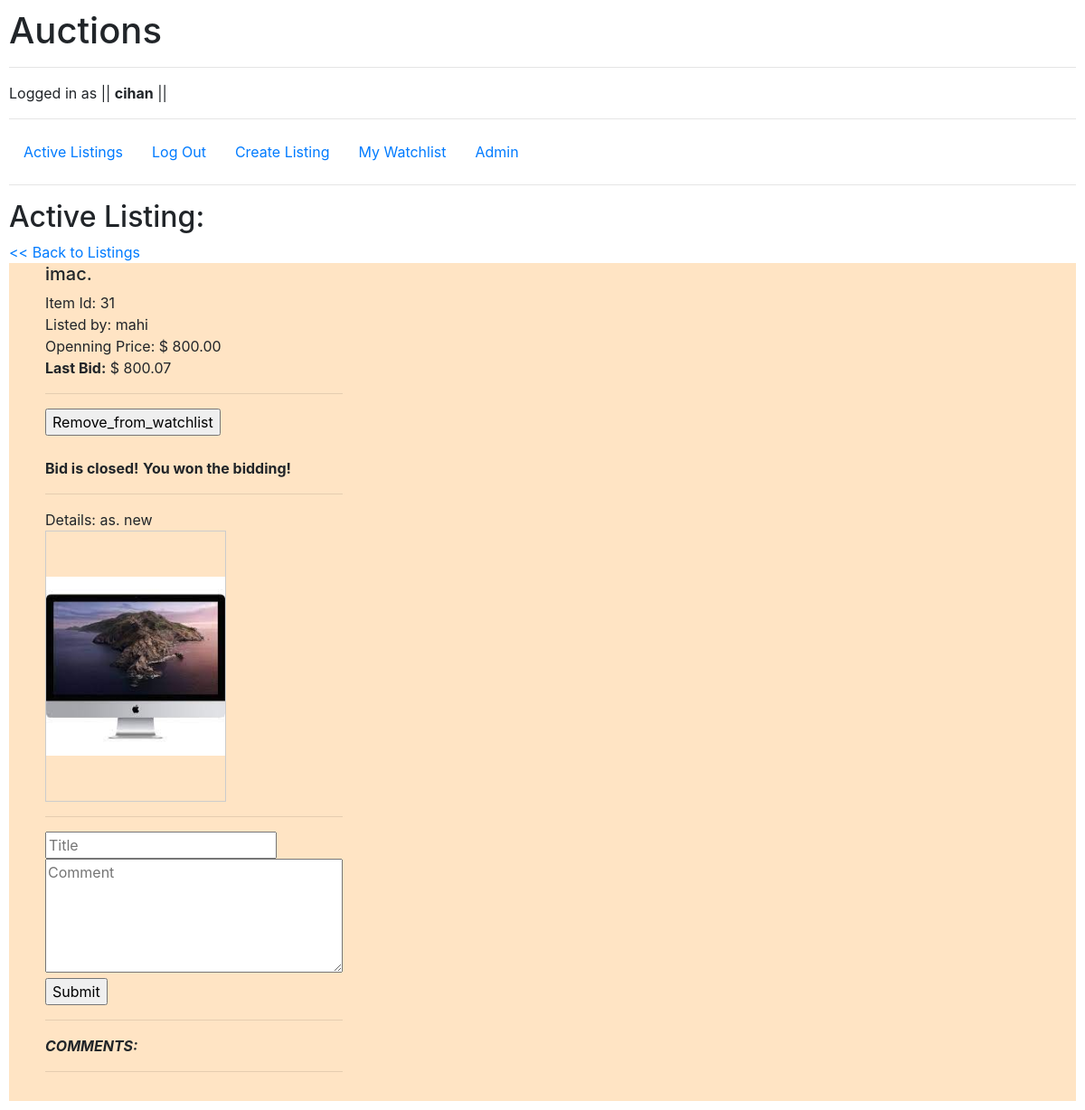
/item/31 (signed in), run on an earlier commit of the app's database.
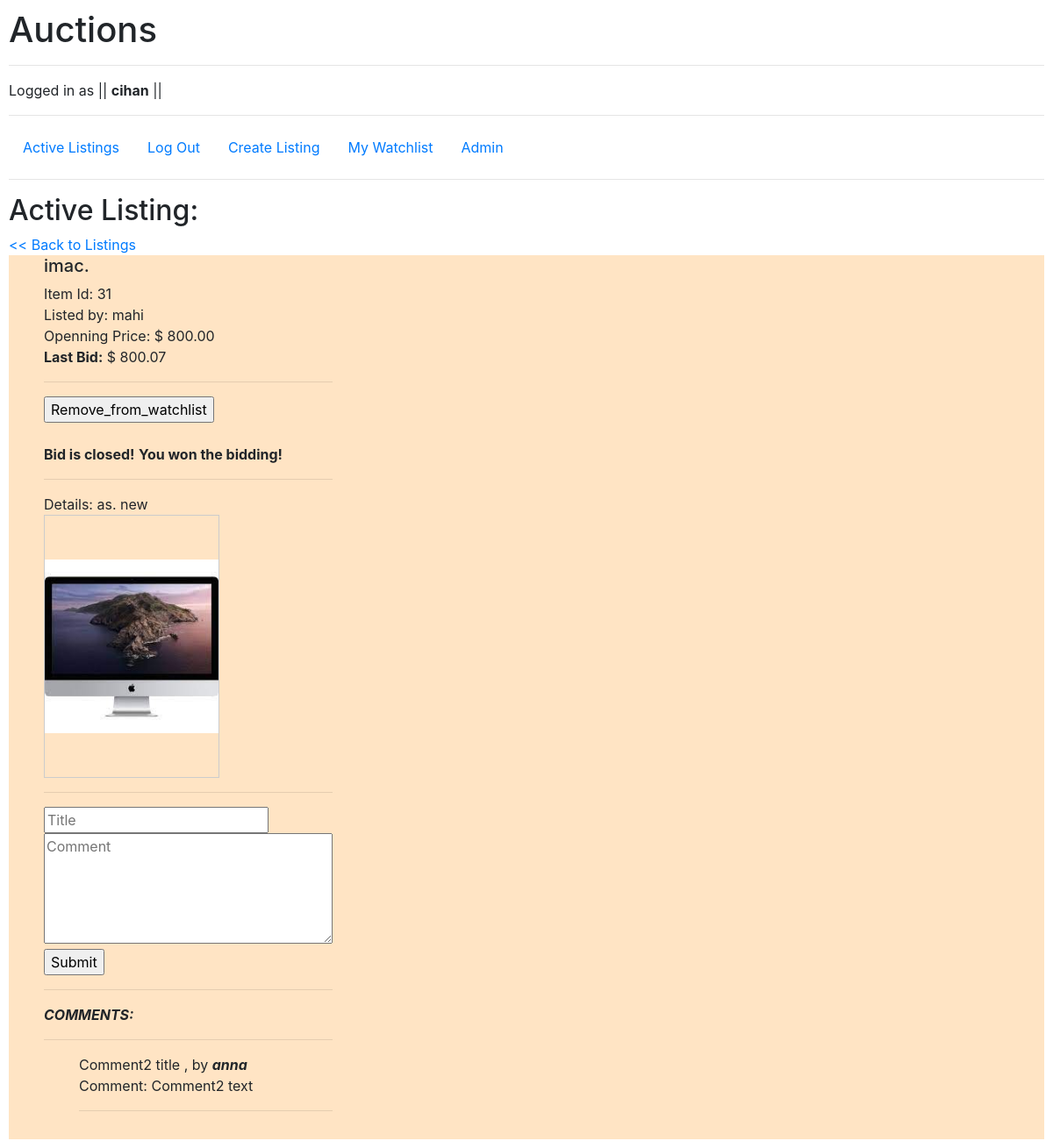
And on a later commit of the database.
### auctions/models.py (models this page shows, shortened)
class Comment(models.Model):
    title = models.CharField(max_length=32, blank=False)
    text = models.TextField(max_length=256,blank=False)
    date = models.DateTimeField(auto_now_add=True) ##You can adjust this one
    user = models.ForeignKey(User, on_delete=CASCADE)
    listing = models.ForeignKey(Listing, on_delete=CASCADE)

class User(AbstractUser):
    pass

### auctions/views.py (the view)
# urls.py: path("item/<int:item_id>",views.item_view, name="item"),
def item_view(request,item_id):
    item = get_object_or_404(Listing, pk=item_id)
    if item.watchlist.filter(id=request.user.id).exists():
        button_tag="Remove_from_watchlist"
    else:
        button_tag="Add_to_watchlist"
    try:
        comments = Comment.objects.filter(listing=item_id).order_by('-date')
    except ObjectDoesNotExist:
        comments = None
    try:
        bid = Bid.objects.filter(listing=item_id).latest('date')
        min_bid = float(bid.bid) + 0.01
    except ObjectDoesNotExist:
        bid = None
        min_bid = float(item.price) + 0.01
    if min_bid < item.price:
        min_bid = float(item.price) + 0.01
    return render(request,"auctions/item.html",{
        "name":item.item_name,
        "item_id":item.id,
        'price':item.price,
        'details':item.product_details,
        'listing_image': item.listing_image.url,
        'button_tag':button_tag,
        'bid':bid,
        'min_bid':min_bid,
        'item_user':item.user,
        'bid_closed':bid.closed,
        'comments':comments
    })

### auctions/templates/auctions/item.html (shortened to what this page needs)
{% extends "auctions/layout.html" %}
{% load crispy_forms_tags %}
{% block body %}
{% load static %}
<h2>Active Listing:</h2>
  <a href="{% url 'index' %}"><< Back to Listings </a>
<div class="listing_div" id="{{item_id}}">
    <ul>
    <h5>{{name}}.</h5>
    Item Id: {{item_id}} <br>
    Listed by: {{item_user}} <br>
    Openning Price: $ {{ price }} <br>
    <b>Last Bid:</b>  $ {{bid.bid}}
    <hr>
    {% if user.is_authenticated %}
        {% if user == item_user %}
            {%if bid and bid.closed == False %}
                <form method = 'POST' action="{% url 'close_bid_view' item_id=item_id %}">
                    {% csrf_token %}
                    <input type="submit" value="Close Bid">
                </form>
            {% elif bid and bid.closed == True %}
                <i>You closed the bid. <b>{{bid.user}}</b> won the bid!</i>
            {% else %}
                <i>There is no bid for this item yet.</i>
            {% endif %}
        {% else %}
            <form method=POST action="{% url 'watchlist' item_id=item_id %}">
                <input type="submit" value={{button_tag}}>
            </form><br>
            {% if bid.closed == True %}
                <b>Bid is closed!</b>
                {% if user == bid.user %}
                    <b>You won the bidding!</b>
                {% endif %}
            {% endif %}
        {% endif %}
    {% else %}
    Please <a href="{% url 'login' %}">Login</a>  to be able to bid and to add item to your watchlist. <br>
    {% endif %}
        <hr>
        Details: {{details}} <br>
        {%if listing_image %}
        <img src="{{listing_image}}" alt=""
                style="object-fit:contain;
                width:200px;
                height:300px;
                border: solid 1px #CCC">
        {% else %}
        <p style="color: red; font-style:italic" >There is no image uploaded.</p>
        {% endif %}<hr>
        {% if user.is_authenticated %}
        <form action="{% url 'save_comment' item_id %}" method="POST">
            <input type="text" name="comment_title" id="" placeholder="Title" required> <br>
            <textarea name="comment_details" id="" cols="30" rows="5" placeholder="Comment" required></textarea> <br>
            <input type="submit">
        </form>
        <hr>
        <i><b>COMMENTS:</b></i><hr>
        {%for comment in comments%}
        <ul>
        {{comment.title}} , by <b><i>{{comment.user}}</i></b> <br>
        Comment: {{comment.text}}
        <hr>
        </ul>
        {% endfor %}
        {% else %}
        Please <a href="{% url 'login' %}">Login</a>  to be able to see and add comments!!!! <br>
        {% endif %}
    </ul>
</div>
{% endblock %}

What changed in the data, as far as the page shows it:
added Comment: title "Comment2 title", user "anna", text "Comment2 text"
